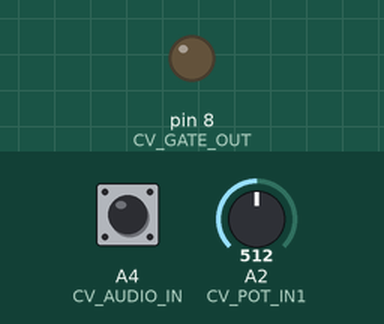
Bench run of a sketch on a simulated Arduino Uno, built with avr-gcc and run on an emulated ATmega328P. Parts: output pins drawn as LEDs (lit = HIGH). Inputs (shaded band) come from the test bench; at power-on: A2 (CV_POT_IN1) = 512, A4 (CV_AUDIO_IN) HIGH. EEPROM starts erased.

Above: at 1.2 s.
1.3 s: A2 (CV_POT_IN1) set to 589
2.8 s: A2 (CV_POT_IN1) set to 614
Timing chart, 0 to 11.8 s (numbered marks = the images above; inputs shaded):
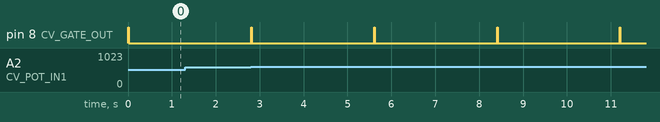

Measured:
- after the input at 1.3 s, every drawn part: stays the same
- after the input at 2.8 s, pin 8 (CV_GATE_OUT): alternates HIGH for 0.01 s and LOW for 2.8 s, starting at once

The sketch:

chrono.ino
```cpp
// (licence header left out)
/// CHRONO
///
/// CHRONO is a tappable tempo clock.  CHRONO is meant to run on the AE Modular GRAINS, but
/// it could be adapted to any Arduino.
///
/// SET GRAINS TO MOZZI MODE.  Sorry, no Grains mode.
///
/// CHRONO is as simple as it gets: it provides triggers at a constant rate out DIGITAL OUT.
/// You provide taps (gates, triggers) in IN 1 and it will adjust its trigger output rate
/// appropriately.  On top of it, it'll save that rate so that next time you power up, the
/// rate will still be there.  NOTE: depending on what kind of data was in your EEPROM before,
/// your FIRST rate may be crazy.  Don't worry about it, just tap in a new rate.
///
/// You can also "tap" a rate by twisting POT 1 from a position lower than 50% to a position
/// greater than 50% (and back), if you have the switch set to MAN.
///
/// CHRONO's tempo is taken directly from the difference in your last two taps.  Maybe at some
/// point we might change this to have it average over several taps.  But not for now.  So your
/// tapping will have to be accurate.


/// GRAINS BUG
///
/// There is a bug in GRAINS that affects Pots (Dials) 1 and 2.  If you set the
/// switch to "Man", then the range of the Pot is correct.  But if you set the switch
/// to "In 1" (or "In 2"), then the range of the Dial is maximum (1.0 probability for
/// our purposes) at about the 2 o'clock position on the Dial.  Beyond that it stays at 1.0
///
///


/// CONFIGURATION
///
/// IN 1            Tap Tempo
/// IN 2            [Unused]
/// IN 3            [Unused]
/// AUDIO IN (A)    Reset
/// AUDIO OUT       [Unused]
/// DIGITAL OUT (D) Output Trigger
///
/// POT 1           Switch is MAN: Tap Tempo (twist right, then left to "tap")
///                 Switch is IN1: Keep at roughly 2 o'clock position, and use IN1
///
/// POT 2          	[Unused]
///
///
/// POT 3           [Unused]


#include <EEPROM.h>

#define CONTROL_RATE 128

#define CV_POT_IN1    A2
#define CV_POT_IN2    A1
#define CV_POT3       A0
#define CV_IN3        A3
#define CV_AUDIO_IN   A4
#define CV_AUDIO_OUT  9
#define CV_GATE_OUT   8
#define RANDOM_PIN    A5


#define TRIGGER_COUNTDOWN 96    // sufficieint to successfully trigger the 2ENV
#define MAX_RATE 4294967295

uint32_t rate = MAX_RATE;
uint16_t triggerCountdown = 0;
uint32_t lastTime = 0;
uint32_t lastTapTime = 0;

uint8_t reset = 0;
uint8_t tap = 0;


////////// EEPROM HANDLING

// Loads parameters from EEPROM
void loadEEPROM()
    {
    rate = (EEPROM.read(0) << 0) |
    	   (EEPROM.read(1) << 8) |
    	   (EEPROM.read(2) << 16) |
    	   (EEPROM.read(3) << 24);
    }

// Saves parameters to EEPROM.  Don't do this more than 100,000 times.
void saveEEPROM()
    {
    EEPROM.update(0, (rate >> 0) & 255);
    EEPROM.update(1, (rate >> 8) & 255);
    EEPROM.update(2, (rate >> 16) & 255);
    EEPROM.update(3, (rate >> 24) & 255);
    }


void setup()
    {
    pinMode(CV_GATE_OUT, OUTPUT);
    lastTime = lastTapTime = millis();
    loadEEPROM();
    }

void doReset()
	{
	lastTime = millis();
	digitalWrite(CV_GATE_OUT, 1);
	triggerCountdown = TRIGGER_COUNTDOWN;
	}

void doTap()
	{
    uint32_t time = millis();
    rate = time - lastTapTime;
    lastTapTime = time;
    saveEEPROM();
	}

void loop()
    {
    if (triggerCountdown > 0)
    	{
    	if (triggerCountdown == 1)
    		{
    		digitalWrite(CV_GATE_OUT, 0);
    		}
    	triggerCountdown--;
    	}

    uint32_t time = millis();

  if (time >= rate + lastTime)		// not super accurate
    	{
    	lastTime = time;						// or should it be rate + lastTime?
    	digitalWrite(CV_GATE_OUT, 1);
    	triggerCountdown = TRIGGER_COUNTDOWN;
    	}

    uint8_t _reset = digitalRead(CV_AUDIO_IN);
    if (_reset == 0)
    	{
    	reset = 0;
    	}
    else if (reset == 0)
    	{
    	reset = 1;
    	doReset();
    	}

    // we do an analog read here rather than a digital read because
    // of switch bounce when turning the knob.
    uint16_t _tap = analogRead(CV_POT_IN1);
    if (_tap > 600)
    	{
    	if (tap == 0)
    		{
	    	tap = 1;
    		doTap();
    		}
    	}
    else if (_tap < 400)
    	{
    	tap = 0;
    	}
    }
```
